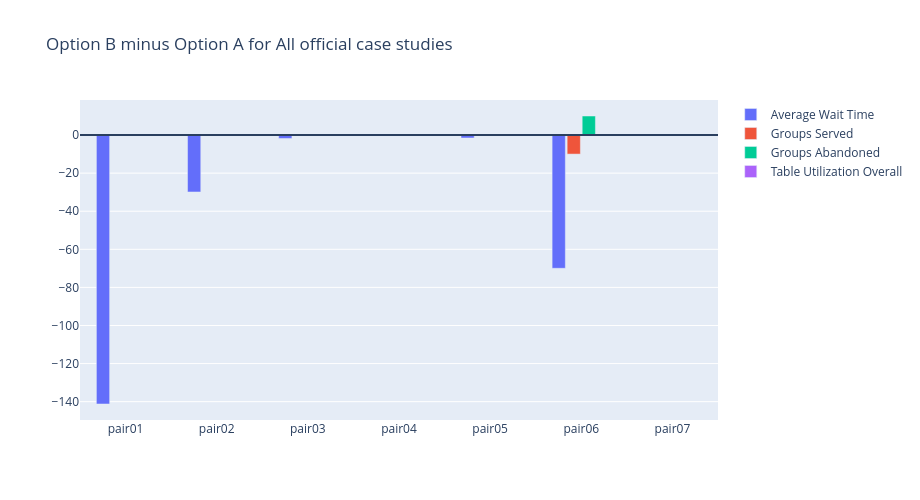

Here is the notebook cell this chart was saved with:
### Markdown cell above
## Delta Analysis

This section focuses on the change from Option A to Option B, helping the reader understand what actually improves, worsens, or stays flat after switching policies.

### Code cell
interesting_delta_metrics = [
    "average_wait_time",
    "groups_served",
    "groups_abandoned",
    "table_utilization_overall",
]

display(render_table(delta_rows, ["title", *interesting_delta_metrics]))

go, _, plotly_error = load_plotly()
if go is None:
    print(f"Plotly is not available in this kernel ({plotly_error}). The delta table above still shows the B minus A changes.")
else:
    delta_chart = go.Figure()
    case_labels = [compact_case_label(row["case_study"]) for row in delta_rows]
    for metric in interesting_delta_metrics:
        delta_chart.add_trace(
            go.Bar(
                name=metric.replace("_", " ").title(),
                x=case_labels,
                y=[row[metric] for row in delta_rows],
            )
        )
    delta_chart.add_hline(y=0)
    delta_chart.update_layout(
        title=f"Option B minus Option A for {selected_case_label}",
        barmode="group",
        width=920,
        height=500,
        bargap=0.34,
        bargroupgap=0.12,
    )
    delta_chart.show()

### Figure 1 — Plotly figure (JSON) as saved in the notebook; plotly's stock layout.template omitted (floating-point values rounded to 4 significant figures)
{"data": [{"name": "Average Wait Time", "type": "bar", "x": ["pair01", "pair02", "pair03", "pair04", "pair05", "pair06", "pair07"], "y": [-141.2, -29.89, -1.806, 0.4516, -1.567, -69.96, -0.3667]}, {"name": "Groups Served", "type": "bar", "x": ["pair01", "pair02", "pair03", "pair04", "pair05", "pair06", "pair07"], "y": [0, 0, 0, 0, 0, -10, 0]}, {"name": "Groups Abandoned", "type": "bar", "x": ["pair01", "pair02", "pair03", "pair04", "pair05", "pair06", "pair07"], "y": [0, 0, 0, 0, 0, 10, 0]}, {"name": "Table Utilization Overall", "type": "bar", "x": ["pair01", "pair02", "pair03", "pair04", "pair05", "pair06", "pair07"], "y": [0.0259, 0, 0, -0.0006, -0.0101, -0.029, 0]}], "layout": {"bargap": 0.34, "bargroupgap": 0.12, "barmode": "group", "height": 500, "shapes": [{"type": "line", "x0": 0, "x1": 1, "xref": "x domain", "y0": 0, "y1": 0, "yref": "y"}], "title": {"text": "Option B minus Option A for All official case studies"}, "width": 920}}
